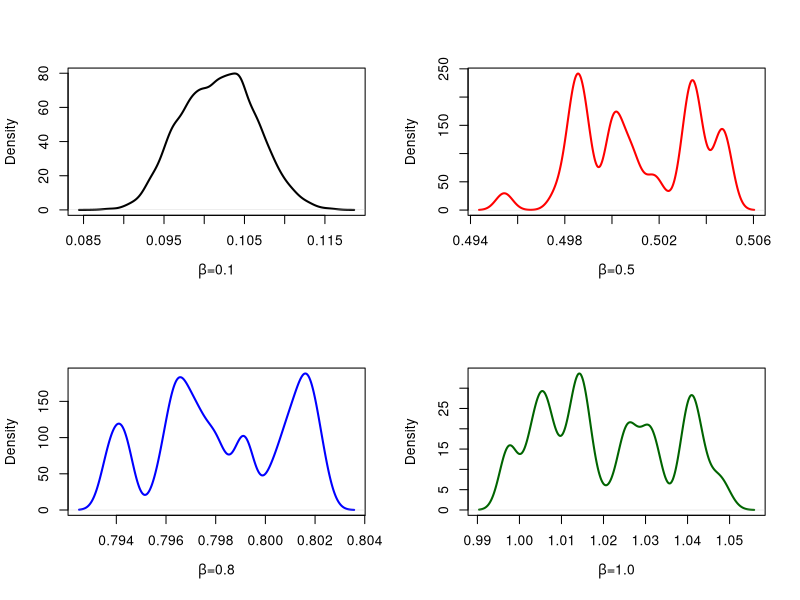
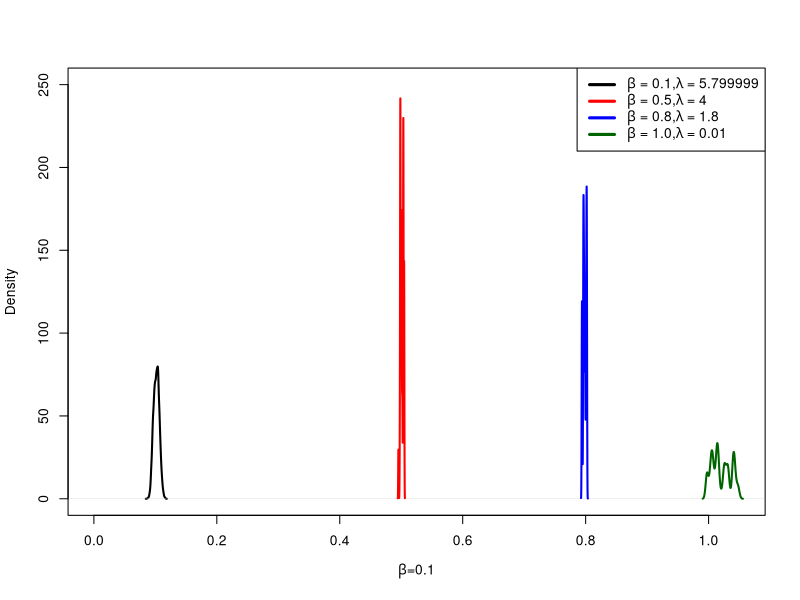

Here is the R script that generated these plots, in order:
library(ggplot2)
library(dplyr)

X_data0.1 <- read.csv("Chaos_Data_alpha1.0_beta0.1_T10_lambda1000.csv",header = T)
X_data0.5 <- read.csv("Chaos_Data_alpha1.0_beta0.5_T10_lambda800.csv", header = T)
X_data0.8 <- read.csv("Chaos_Data_alpha1.0_beta0.8_T10_lambda830.csv", header = T)
X_data1.0 <- read.csv("Chaos_Data_alpha1.0_beta1.0_T10_lambda830.csv", header = T)



layout(matrix(c(1,2,3,4), nrow = 2, ncol = 2, byrow = TRUE))
plot(density(X_data0.1[,2]),main = "", xlab=expression(paste(beta, "=0.1")), col="black",lwd = 2)
plot(density(X_data0.5[,2]), col="red",lwd = 2,main = "",xlab = expression(paste(beta, "=0.5")))     
plot(density(X_data0.8[,2]), col="blue",lwd = 2,main = "",xlab = expression(paste(beta, "=0.8")))     
plot(density(X_data1.0[,2]), col="darkgreen",lwd = 2,main = "",xlab = expression(paste(beta, "=1.0")))     

layout(matrix(c(1,1,1,1), nrow = 2, ncol = 2, byrow = TRUE))
plot(density(X_data0.1[,2]),main = "", xlab=expression(paste(beta, "=0.1")), 
     col="black",lwd = 2,xlim=c(0,1.05), ylim=c(0,250))
lines(density(X_data0.5[,2]), col="red",lwd = 2) 
lines(density(X_data0.8[,2]), col="blue",lwd = 2)
lines(density(X_data1.0[,2]), col="darkgreen",lwd = 2)
legend("topright",
       legend = c(expression(paste(beta," = 0.1,",lambda, " = 5.799999")), 
                  expression(paste(beta," = 0.5,",lambda, " = 4")), 
                  expression(paste(beta," = 0.8,",lambda, " = 1.8")), 
                  expression(paste(beta," = 1.0,",lambda, " = 0.01"))),lty = c(1, 1), 
       col = c("black","red","blue","darkgreen"),cex = 1.0,lwd = 3)


